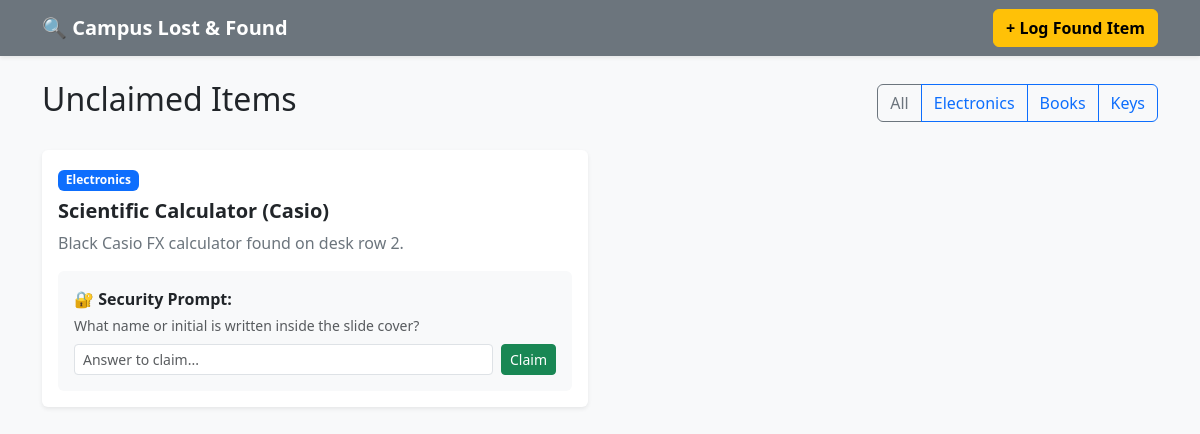
The app's page /?category=Electronics with its own data.
### tables this page shows
CREATE TABLE items (
    id INTEGER PRIMARY KEY AUTOINCREMENT,
    item_title TEXT NOT NULL,
    category TEXT NOT NULL,
    location_found TEXT NOT NULL,
    description TEXT NOT NULL,
    security_question TEXT NOT NULL,
    status TEXT DEFAULT 'UNCLAIMED',
    date_found TIMESTAMP DEFAULT CURRENT_TIMESTAMP
);

### app.py (the view)
@app.route("/")
def index():
    category_filter = request.args.get("category", "")
    conn = get_db_connection()
    query = "SELECT * FROM items WHERE status = 'UNCLAIMED'"
    params = []
    if category_filter:
        query += " AND category = ?"
        params.append(category_filter)
    query += " ORDER BY id DESC"
    items = conn.execute(query, params).fetchall()
    conn.close()
    return render_template("index.html", items=items, active_category=category_filter)

### database.py (called while the page is built)
def get_db_connection():
    conn = sqlite3.connect(DB_NAME)
    conn.row_factory = sqlite3.Row
    return conn

### templates/index.html
{% extends 'base.html' %}
{% block content %}
<div class="d-flex justify-content-between align-items-center mb-4">
    <h2>Unclaimed Items</h2>
    <div class="btn-group">
        <a href="/" class="btn btn-outline-secondary">All</a>
        <a href="/?category=Electronics" class="btn btn-outline-primary">Electronics</a>
        <a href="/?category=Books" class="btn btn-outline-primary">Books</a>
        <a href="/?category=Keys" class="btn btn-outline-primary">Keys</a>
    </div>
</div>
<div class="row">
    {% for item in items %}
    <div class="col-md-6 mb-4">
        <div class="card shadow-sm border-0">
            <div class="card-body">
                <span class="badge bg-primary mb-2">{{ item.category }}</span>
                <h5 class="fw-bold">{{ item.item_title }}</h5>
                <p class="text-secondary">{{ item.description }}</p>
                <div class="bg-light p-3 rounded">
                    <p class="mb-1 text-dark fw-semibold">🔐 Security Prompt:</p>
                    <small class="text-muted d-block mb-2">{{ item.security_question }}</small>
                    <form action="/claim/{{ item.id }}" method="POST" class="d-flex gap-2">
                        <input type="text" name="security_answer" class="form-control form-control-sm" placeholder="Answer to claim..." required>
                        <button type="submit" class="btn btn-sm btn-success">Claim</button>
                    </form>
                </div>
            </div>
        </div>
    </div>
    {% else %}
    <p class="text-muted">No items found!</p>
    {% endfor %}
</div>
{% endblock %}

### records on screen
items: category "Electronics", item_title "Scientific Calculator (Casio)", description "Black Casio FX calculator found on desk row 2.", security_question "What name or initial is written inside the slide cover?"
